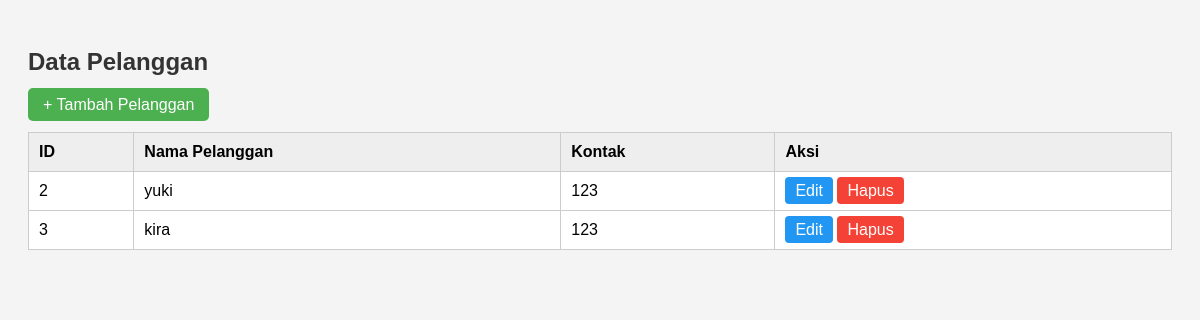
Page /pelanggan/index.php on the committed database.
### tables this page shows
CREATE TABLE `pelanggan` (
  `id_pelanggan` int(11) NOT NULL,
  `nama_pelanggan` varchar(20) NOT NULL,
  `kontak` varchar(20) NOT NULL
);

### pelanggan/index.php (the view, shortened to what this page needs)
<?php
include "../koneksi.php";
?>
<!DOCTYPE html>
<html>
<head>
    <link rel="stylesheet" href="style.css">
</head>
<body>
    <h2>Data Pelanggan</h2>
    <a href="tambah.php" class="btn">+ Tambah Pelanggan</a>
    <br><br>
    <table>
        <tr>
            <th>ID</th>
            <th>Nama Pelanggan</th>
            <th>Kontak</th>
            <th>Aksi</th>
        </tr>
        <?php
        $result = mysqli_query($koneksi, "SELECT * FROM pelanggan ORDER BY id_pelanggan ASC");
        while ($row = mysqli_fetch_assoc($result)) {
            echo "<tr>
                <td>{$row['id_pelanggan']}</td>
                <td>{$row['nama_pelanggan']}</td>
                <td>{$row['kontak']}</td>
                <td>
                    <a href='edit.php?id={$row['id_pelanggan']}' class='edit'>Edit</a>
                    <a href='hapus.php?id={$row['id_pelanggan']}' class='hapus' onclick=\"return confirm('Yakin ingin menghapus?')\">Hapus</a>
                </td>
            </tr>";
        }
        ?>
    </table>
</body>
</html>

### pelanggan/style.css (style rules this page uses)
body { font-family: Arial, sans-serif; background: #f4f4f4; padding: 20px; }
h2 { color: #333; }
a.btn, button { background: #4CAF50; color: white; padding: 8px 15px; text-decoration: none; border-radius: 5px; border: none; }
table { width: 100%; border-collapse: collapse; background: white; }
table th, table td { border: 1px solid #ccc; padding: 10px; text-align: left; }
table th { background: #eee; }
a.edit { background: #2196F3; color: white; padding: 5px 10px; text-decoration: none; border-radius: 4px; }
a.hapus { background: #f44336; color: white; padding: 5px 10px; text-decoration: none; border-radius: 4px; }

### rows in the picture
pelanggan: id_pelanggan "2", nama_pelanggan "yuki", kontak "123"
pelanggan: id_pelanggan "3", nama_pelanggan "kira", kontak "123"
